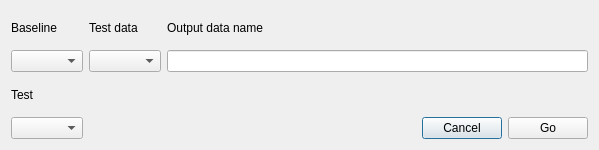
<?xml version="1.0" encoding="UTF-8"?>
<ui version="4.0">
 <class>Stats</class>
 <widget class="QDialog" name="Stats">
  <property name="geometry">
   <rect>
    <x>0</x>
    <y>0</y>
    <width>599</width>
    <height>150</height>
   </rect>
  </property>
  <property name="windowTitle">
   <string>Dialog</string>
  </property>
  <layout class="QVBoxLayout" name="verticalLayout_3">
   <item>
    <layout class="QVBoxLayout" name="verticalLayout_2">
     <item>
      <layout class="QGridLayout" name="gridLayout">
       <item row="0" column="0">
        <widget class="QLabel" name="label">
         <property name="text">
          <string>Baseline</string>
         </property>
        </widget>
       </item>
       <item row="0" column="1">
        <widget class="QLabel" name="label_2">
         <property name="text">
          <string>Test data</string>
         </property>
        </widget>
       </item>
       <item row="0" column="2">
        <widget class="QLabel" name="label_3">
         <property name="text">
          <string>Output data name</string>
         </property>
        </widget>
       </item>
       <item row="1" column="0">
        <widget class="QComboBox" name="comboBoxBaseline"/>
       </item>
       <item row="1" column="1">
        <widget class="QComboBox" name="comboBoxTestData"/>
       </item>
       <item row="1" column="2">
        <widget class="QLineEdit" name="lineEditOutputName"/>
       </item>
      </layout>
     </item>
     <item>
      <layout class="QVBoxLayout" name="verticalLayout">
       <item>
        <widget class="QLabel" name="label_4">
         <property name="text">
          <string>Test</string>
         </property>
        </widget>
       </item>
       <item>
        <layout class="QHBoxLayout" name="horizontalLayout">
         <item>
          <widget class="QComboBox" name="comboBoxStats"/>
         </item>
         <item>
          <spacer name="horizontalSpacer">
           <property name="orientation">
            <enum>Qt::Horizontal</enum>
           </property>
           <property name="sizeHint" stdset="0">
            <size>
             <width>40</width>
             <height>20</height>
            </size>
           </property>
          </spacer>
         </item>
         <item>
          <widget class="QPushButton" name="pushButtonCancel">
           <property name="text">
            <string>Cancel</string>
           </property>
          </widget>
         </item>
         <item>
          <widget class="QPushButton" name="pushButtonGo">
           <property name="text">
            <string>Go</string>
           </property>
          </widget>
         </item>
        </layout>
       </item>
      </layout>
     </item>
    </layout>
   </item>
  </layout>
 </widget>
 <resources/>
 <connections/>
</ui>
